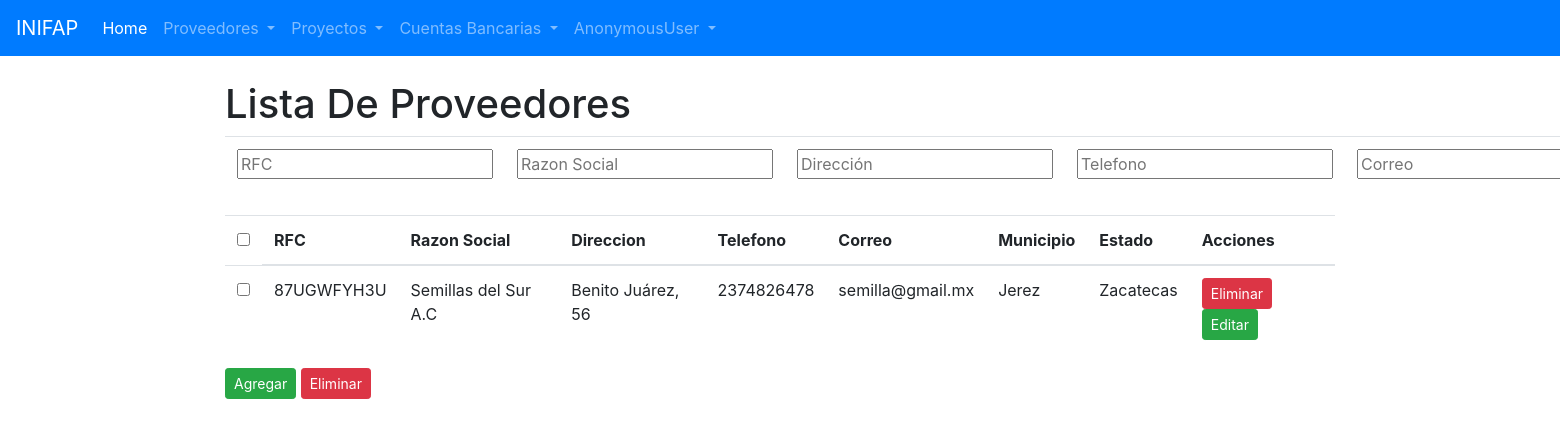
The app's page /proveedores/, older data.
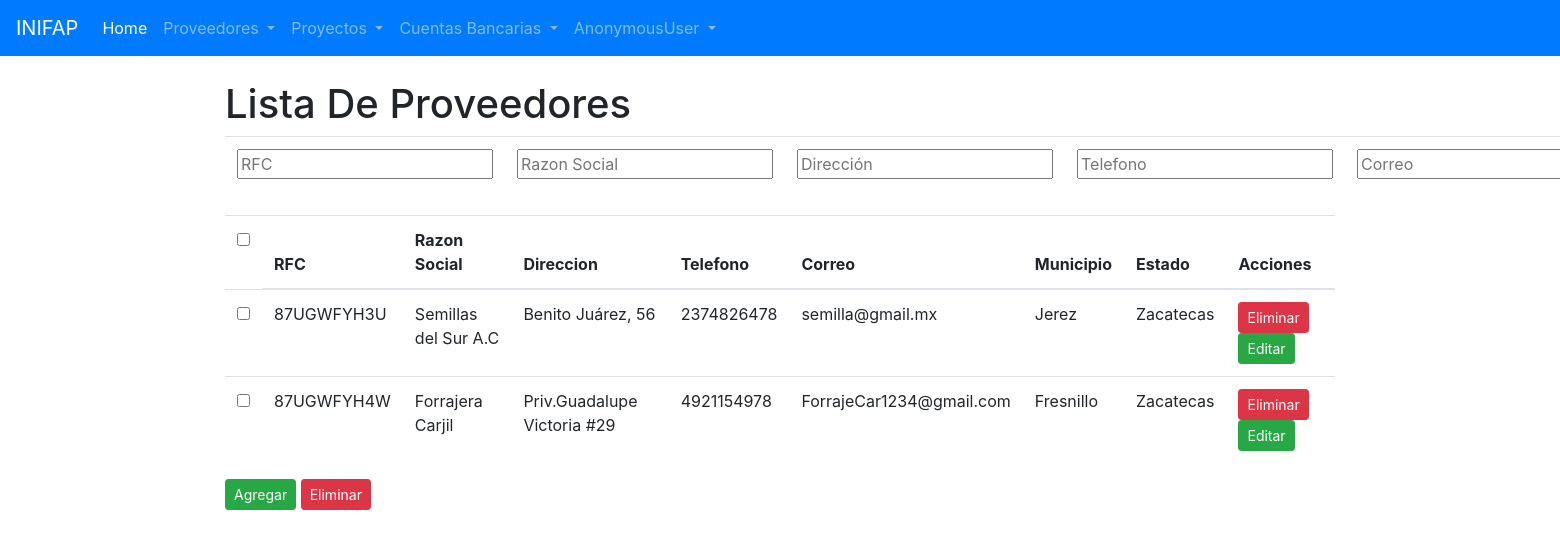
The same page, newer data.
### proveedores/models.py (models this page shows, shortened)
class Proveedor(models.Model):
    rfc = models.CharField('R.F.C', max_length=13)
    razon_social = models.CharField(max_length=255)
    direccion = models.CharField(max_length=255)
    telefono = models.CharField(max_length=15)
    correo = models.EmailField()
    estado = models.ForeignKey("proveedores.Estado", verbose_name= "Estado", on_delete= models.DO_NOTHING)
    municipio = models.ForeignKey("proveedores.Municipio", verbose_name= "Municipio", on_delete= models.DO_NOTHING)

class Municipio(models.Model):
    nombre = models.CharField(max_length=100)
    estado = models.ForeignKey("proveedores.Estado", verbose_name = "Estado", on_delete= models.DO_NOTHING)
    def __str__(self):
        return  self.nombre

class Estado(models.Model):
    nombre = models.CharField(max_length=100)
    def __str__(self):
        return  self.nombre

### proveedores/views.py (the view)
# urls.py: path('', views.ListaProveedores.as_view(), name = 'lista_proveedores'),
class ListaProveedores(ListView):
    model = Proveedor
    paginate_by = 5
    extra_context = {'form': FiltrosProveedor}

### proveedores/templates/proveedores/proveedor_list.html (shortened to what this page needs)
{% extends 'base.html' %}
{% block contenido %}
<br>
<h1>Lista De Proveedores</h1>
<form action="{% url 'buscar_proveedor' %}" method="post" id="form">
    <table class="table">
        <tr>
            <td>{{form.rfc}}</td>
            <td>{{form.razon_social}}</td>
            <td>{{form.direccion}}</td>
            <td>{{form.telefono}}</td>
            <td>{{form.correo}}</td>
        </tr>
    </table>
</form>
<table class="table">
        <thead>
            <form action="{% url 'eliminar_todos' %}" method="post">
            <tr>
                <td><input type="checkbox" name="todos"></td>
                <th>RFC</th>
                <th>Razon Social</th>
                <th>Direccion</th>
                <th>Telefono</th>
                <th>Correo</th>
                <th>Municipio</th>
                <th>Estado</th>
                <th>Acciones</th>
            </tr>
        </thead>
        <tbody>
            {% for proveedor in object_list %}
            <tr>
                <td><input type="checkbox" name="{{proveedor.id}}"></td>
                <td>{{ proveedor.rfc }}</td>
                <td>{{ proveedor.razon_social}}</td>
                <td>{{ proveedor.direccion}}</td>
                <td>{{ proveedor.telefono}}</td>
                <td>{{ proveedor.correo}}</td>
                <td>{{ proveedor.municipio.nombre}}</td>
                <td>{{ proveedor.estado.nombre}}</td>
                <td>
                    <a href="{% url 'eliminar_proveedor' proveedor.id %}" class="btn btn-danger btn-sm">Eliminar</a>
                    <a href="{% url 'editar_proveedor' proveedor.id %}" class="btn btn-success btn-sm">Editar</a>
                </td>
            </tr>
            {% endfor %}
        </tbody>
    </table>
    <a href="{% url 'agregar_proveedor' %}" class="btn btn-success btn-sm">Agregar</a>
    <button type="submit" class="btn btn-danger btn-sm">Eliminar</button>
{% endblock %}

Row changes from the older to the newer data that the page shows:
added Proveedor: rfc "87UGWFYH4W", razon_social "Forrajera Carjil", direccion "Priv.Guadalupe Victoria #29", telefono "4921154978", correo "ForrajeCar1234@gmail.com", municipio.nombre "Fresnillo", estado.nombre "Zacatecas"
